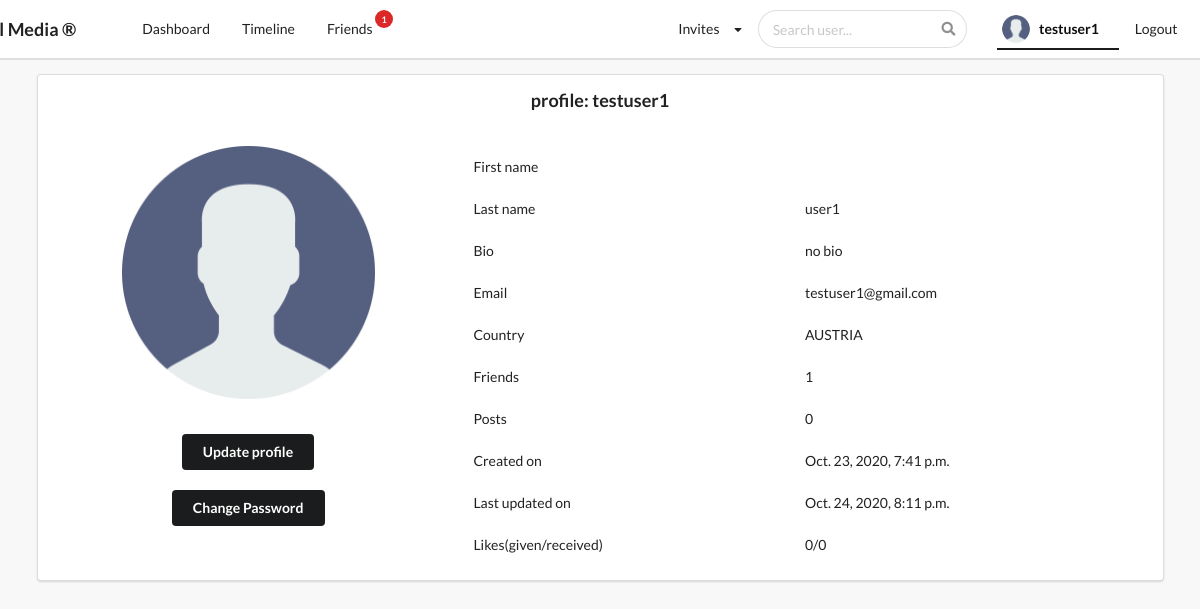
Page /profiles/myprofile/ (signed in) on the committed database.
### profiles/models.py (models this page shows, shortened)
class Profile(models.Model):
    first_name = models.CharField(max_length = 200, blank = True)
    last_name = models.CharField(max_length = 200, blank = True)
    user = models.OneToOneField(settings.AUTH_USER_MODEL,on_delete=models.CASCADE)
    bio = models.TextField(default = "no bio", max_length=300, blank = True)
    email = models.EmailField(max_length = 200,blank = True)
    country = models.CharField(choices = COUNTRY_CHOICES, max_length = 100,blank = True)
    avatar = models.ImageField(default = "avatar.png", upload_to = 'avatars/')
    friends = models.ManyToManyField(settings.AUTH_USER_MODEL, blank = True, related_name='friends')
    slug = models.SlugField(unique = True, blank = True)
    updated = models.DateTimeField(auto_now=True)
    created =  models.DateTimeField(auto_now_add=True)
    objects = ProfileManager()
    __initial_first_name = None
    __initial_last_name = None
    def __init__(self,*args, **kwargs):
        super().__init__(*args, **kwargs)
        self.__initial_first_name = self.first_name
        self.__initial_last_name = self.last_name
    def get_friends_no(self):
        return self.friends.all().count()
    def get_no_of_post(self):
        return self.posts.all().count()
    def get_no_of_likes_given(self):
        likes = self.like_set.all()
        total_likes = 0
        for item in likes:
            if item.value == 'Like':
                total_likes += 1
        return total_likes
    def get_no_of_likes_received(self):
        posts = self.posts.all()
        total_likes = 0
        for item in posts:
            total_likes += item.liked.all().count()
        return total_likes

### profiles/views.py (the view)
# urls.py: path('myprofile/', my_profile_view, name='my_profile_view'),
@login_required
def my_profile_view(request):
    profile = Profile.objects.get(user = request.user)
    form = ProfileModelForm(request.POST or None, request.FILES or None, instance=profile)
    confirm = False
    if request.method == "POST":
        if form.is_valid():
            full_name = form.first_name + " " + form.last_name
            form.full_name = full_name
            form.save()
            confirm = True
    context = {
        'profile':profile,
        'form': form,
        'confirm':confirm,
    }
    return render(request, 'profiles/myprofile.html', context)

### profiles/forms.py
class ProfileModelForm(forms.ModelForm):
    class Meta:
        model = Profile
        fields = ('first_name', 'last_name', 'bio', 'email', 'country', 'avatar')

### profiles/context_processors.py (called while the page is built)
def profile_dp(request):
    if request.user.is_authenticated:
        profile_obj = Profile.objects.get(user=request.user)
        pic = profile_obj.avatar
        return {'picture':pic}
    return {}

def invitation_received_no(request):
    if request.user.is_authenticated:
        profile_obj = Profile.objects.get(user=request.user)
        qs_count = Relationship.objects.invitations_received(profile_obj).count()
        return {'invites_no':qs_count}
    return {}

def friends_no(request):
    if request.user.is_authenticated:
        profile_obj = Profile.objects.get(user=request.user)
        count = profile_obj.get_friends_no()
        return {'friend_count':count}
    return {}

def search_profiles(request):
    if request.user.is_authenticated:
        context = {}
        context["qs_json"] = json.dumps(list(Profile.objects.values()), default=str)
        return context
    else:
        return {}

### profiles/models.py (called while the page is built)
    def invitations_received(self,receiver):
        qs = Relationship.objects.filter(receiver=receiver, status='send')
        return qs

### profiles/templates/profiles/myprofile.html (shortened to what this page needs)
{% extends 'base.html' %}
{% block content %}
<div class="ui segment">
    <h3 align="center">profile: {{request.user}}</h3>
    <br>
    <div class="ui grid">
        <div class='row'>
            <div class="one wide column">
            </div>
            <div class='four wide column'>
                <img class="ui medium rounded image" src={{profile.avatar.url}}>
                <div class="row mt-5">
                    <button class="ui secondary button" id='modal-btn' style="margin-top:30px; margin-left:60px;">Update
                        profile</button>
                    <br>
                    <a href="{% url 'password_change' %}"><button class="ui secondary button"
                            style="margin-top:20px; margin-left:50px;">Change Password</button></a>
                </div>
            </div>
            <div class="one wide column">
            </div>
            <div class='ten wide column'>
                <table class="ui very basic table">
                    <tbody>
                        <tr>
                            <td>First name</td>
                            <td>{{profile.full_name}}</td>
                        </tr>
                        <tr>
                            <td>Last name</td>
                            <td>{{profile.last_name}}</td>
                        </tr>
                        <tr>
                            <td>Bio</td>
                            <td>{{profile.bio}}</td>
                        </tr>
                        <tr>
                            <td>Email</td>
                            <td>{{profile.email}}</td>
                        </tr>
                        <tr>
                            <td>Country</td>
                            <td>{{profile.country}}</td>
                        </tr>
                        <tr>
                            <td>Friends</td>
                            <td>{{profile.get_friends_no}}</td>
                        </tr>
                        <tr>
                            <td>Posts</td>
                            <td>{{profile.get_no_of_post}}</td>
                        </tr>
                        <tr>
                            <td>Created on</td>
                            <td>{{profile.created}}</td>
                        </tr>
                        <tr>
                            <td>Last updated on</td>
                            <td>{{profile.updated}}</td>
                        </tr>
                        <tr>
                            <td>Likes(given/received)</td>
                            <td>{{profile.get_no_of_likes_given}}/{{profile.get_no_of_likes_received}}</td>
                        </tr>
                    </tbody>
                </table>
            </div>
        </div>
    </div>
</div>
{% endblock content %}

### templates/main/navbar.html (shortened to what this page needs)
{% url 'posts:main_post_view' as path_to_posts %}
{% url 'profiles:my_profile_view' as path_to_my_profile %}
{% url 'profiles:my_friends_view' as path_to_friends %}
{% url 'profiles:users_posts' as path_to_timeline %}
{% url 'logout_view' as path_to_logout %}
{% url 'login_view' as path_to_login %}
<div class="ui secondary pointing menu nav"
    style="height:60px; position:sticky; top:0; z-index:1; background-color: white;">
    <div class="ui container">
        <h3 style="margin-left:-80px; padding-right:50px; padding-top: 8px;">Social Media &reg;</h3>
        <a href="{{path_to_posts}}" class="{% if request.path == path_to_posts %}active{% endif %} item">
            Dashboard
        </a>
        {% if request.user.is_authenticated %}
        <a href="{{path_to_timeline}}" class="{% if request.path == path_to_timeline %}active{% endif %} item">
            Timeline
        </a>
        <a  href="{{path_to_friends}}" class="{% if request.path == path_to_friends %}active{% endif %} item">
            Friends
            <div class="mini floating circular ui red label" style="top:0px;">{{friend_count}}</div>
        </a>
        {% endif %}
        <div class="right menu">
            {% if request.user.is_authenticated %}
            <div class="item">
                <div class="ui dropdown"> Invites
                    <i class="ui dropdown icon"></i>
                </div>
            </div>
            <div class="ui search" style="padding-right:30px;">
                <div class="ui icon input">
                    <input id="search_here" class="prompt" type="text" placeholder="Search user...">
                </div>
            </div>
            <a style="padding:5px; padding-right:20px" href="{{path_to_my_profile}}"
                class="{% if request.path == path_to_my_profile %}active{% endif %} item" style="margin-top:10px;">
                <img src={{picture.url}} class="ui avatar image">&nbsp;
                {{request.user}}
            </a>
            <a style="margin-right:-30px" href="{{path_to_logout}}" class="ui item">Logout</a>
            {% else %}
            <a href="{{path_to_login}}" class="ui item">
                Login
            </a>
            {% endif %}
        </div>
    </div>
</div>

### static_project/style.css (style rules this page uses)
body { background-color: #f8f8f8 !important; }
.nav { border-radius: 0px !important; padding: 10px 0 10px 0 !important; background-color: black; }
.mt-5 { margin-top: 5px !important; }

### profiles/templates/profiles/myprofile.html (style rules this page uses)
.ui.table tr td { border-top: 0px !important; }

### rows in the picture
Profile: avatar (placeholder picture), last_name "user1", bio "no bio", email "testuser1@gmail.com", country "AUSTRIA", get_friends_no "1", get_no_of_post "0", created "Oct. 23, 2020, 7:41 p.m.", updated "Oct. 24, 2020, 8:11 p.m.", get_no_of_likes_given "0", get_no_of_likes_received "0"

### other values in the picture
{{ friend_count }} "1"
{{ request.user }} "testuser1"
